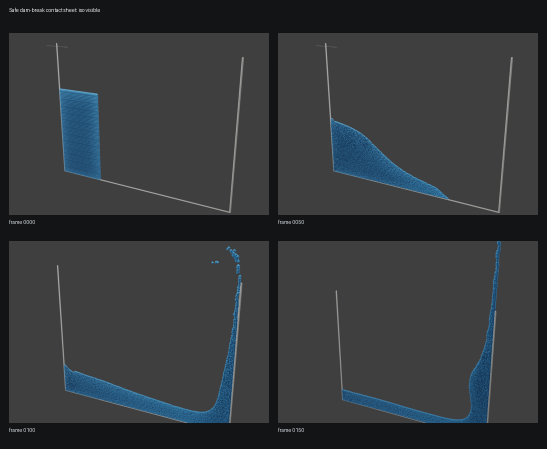
#> input picture assets/dambreak2d_safe_sequence_0000_0050_0100_0150.png, 1094 x 898 px (shown at 1/2 size)
$ python -i build_shapesinlet3d_final_package.py   (imports and definitions only)
#> lines starting #> are read from the running program, lines starting #| are printed output that depends on the picture
#!/usr/bin/env python3
"""Compose the final 05_ShapesInlet3D scientific-demonstration package.

The script is intentionally post-production only: it consumes already-rendered
PNG frames from previous particle, surface, and analysis passes, then writes
cards, MP4s, a contact sheet, and handoff metadata outside Git.
"""

from __future__ import annotations

import argparse
import hashlib
import json
import shutil
import subprocess
from dataclasses import dataclass
from pathlib import Path

from PIL import Image, ImageDraw, ImageFont


DEFAULT_V2_ROOT = Path(
    "/home/franco/stack-validation/20260611-dualsphysics-shapesinlet3d-showcase-v2"
)
DEFAULT_SURFACE_ROOT = Path(
    "/home/franco/stack-validation/20260611-dualsphysics-shapesinlet3d-surface-render"
)
DEFAULT_OUTPUT_ROOT = Path(
    "/home/franco/stack-validation/20260611-dualsphysics-shapesinlet3d-final-package"
)

WIDTH = 1280
HEIGHT = 720
FPS = 12
BACKGROUND = (6, 11, 15)
FOREGROUND = (238, 246, 250)
MUTED = (190, 210, 220)
ACCENT = (55, 180, 225)
WARNING = (245, 205, 90)


@dataclass(frozen=True)
class SegmentSpec:
    name: str
    source: str
    frames: list[Path]
    repeat: int
    overlay_title: str
    overlay_lines: tuple[str, ...]
    legend: bool = False


# [30 lines left out: functions _font, _natural_key, _clean_dir, not called in this run]


def _fit_frame(path: Path) -> Image.Image:
    image = Image.open(path).convert("RGB")
#> image is the input picture: PIL image 1094x898 RGB; mean R, G, B 52.2, 55.3, 57.8
    scale = max(WIDTH / image.width, HEIGHT / image.height)
#> scale = 1.17
    resized = image.resize(
        (round(image.width * scale), round(image.height * scale)),
        Image.Resampling.LANCZOS,
    )
    left = max(0, (resized.width - WIDTH) // 2)
#> left = 0
    top = max(0, (resized.height - HEIGHT) // 2)
#> top = 165
    return resized.crop((left, top, left + WIDTH, top + HEIGHT))
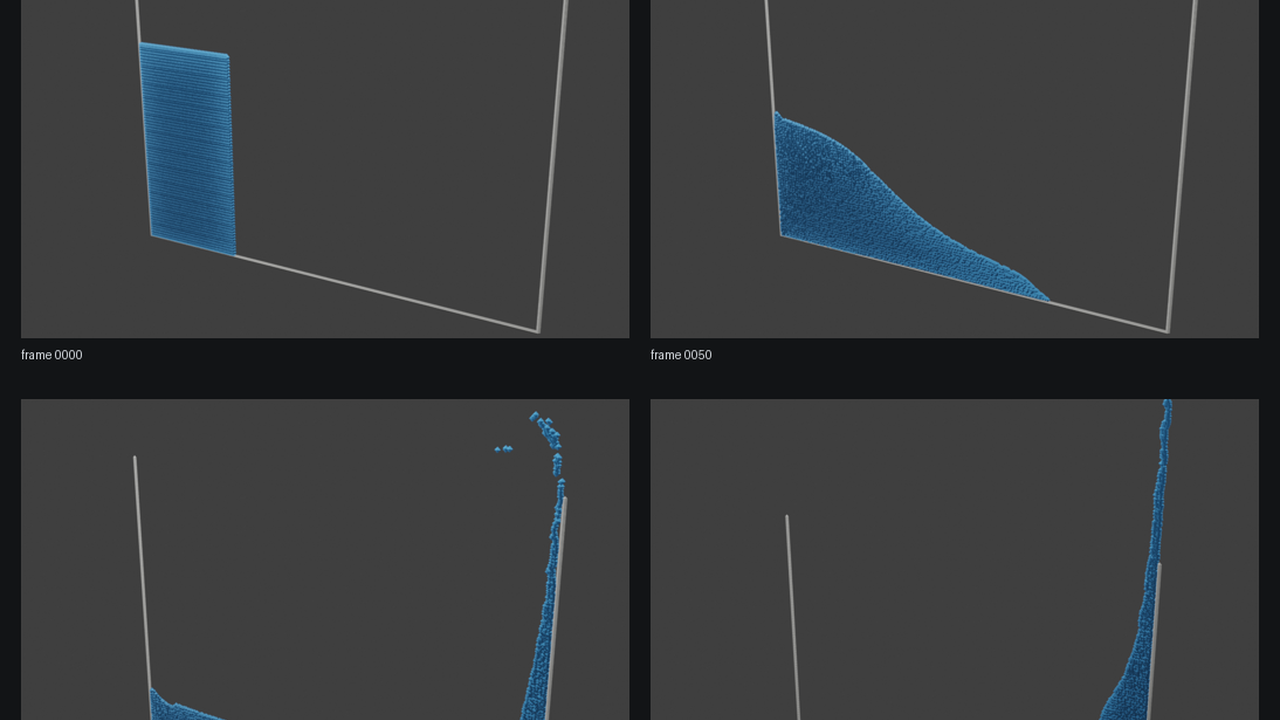
#> returned value: PIL image 1280x720 RGB; mean R, G, B 56.9, 59.5, 61.5


# [31 lines left out: functions _save_repeated, _draw_card, not called in this run]


def _section_card(title: str, subtitle: str) -> Image.Image:
    return _draw_card(title, [subtitle], caution=None)


# [405 lines left out: functions _draw_overlay, _write_video, _select_range, _build_specs, _render_main_frames, _render_clean_frames and 6 more, not called in this run]


# [2 lines not run here, left out]

>>> result = _fit_frame('../assets/dambreak2d_safe_sequence_0000_0050_0100_0150.png')
